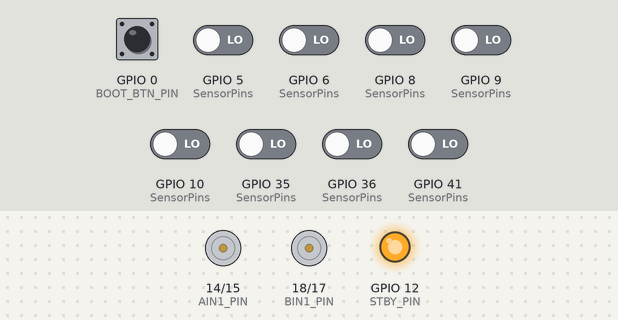
This sketch was run on a simulated ESP32-S3. Parts: motor-driver pin pairs drawn as motors (green arrow = first pin HIGH = forward, orange = second pin HIGH = backward, longer = more drive, scaled by the enable pin, stopped while the standby pin is LOW), output pins drawn as LEDs (lit = HIGH). The inputs (shaded band) are chosen by the test bench; at power-on: GPIO 0 (BOOT_BTN_PIN) HIGH, GPIO 5 (SensorPins), GPIO 6 (SensorPins), GPIO 8 (SensorPins), GPIO 9 (SensorPins), GPIO 10 (SensorPins), GPIO 35 (SensorPins), GPIO 36 (SensorPins), GPIO 41 (SensorPins) LOW. What the sketch prints to the serial monitor is not drawn.

Above: at 16.5 s.
16.6 s: GPIO 0 (BOOT_BTN_PIN) pulled LOW for 0.15 s
At 17.9 s:
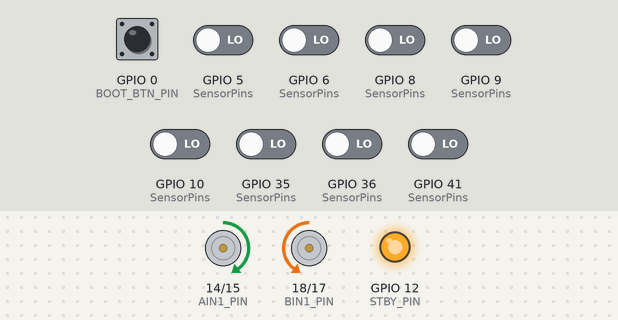
18.4 s: GPIO 5 (SensorPins) driven HIGH
At 19.6 s:
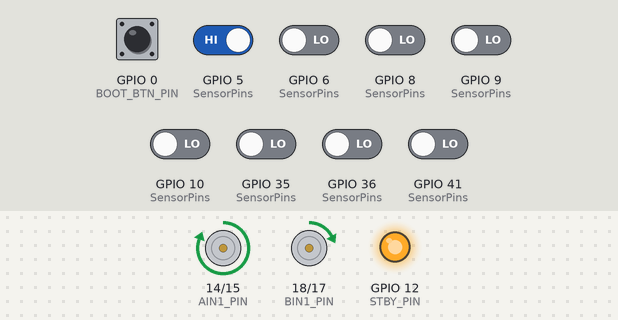
19.9 s: GPIO 6 (SensorPins) driven HIGH
At 20.7 s:
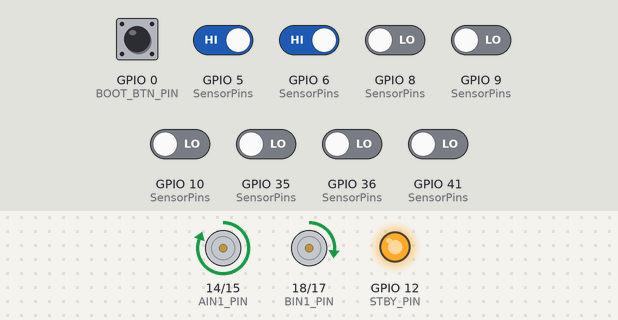
21.4 s: GPIO 8 (SensorPins) driven HIGH
At 21.9 s:
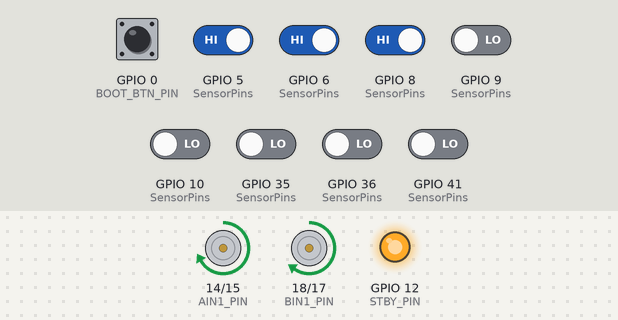
22.9 s: GPIO 36 (SensorPins) driven HIGH
At 23.6 s:
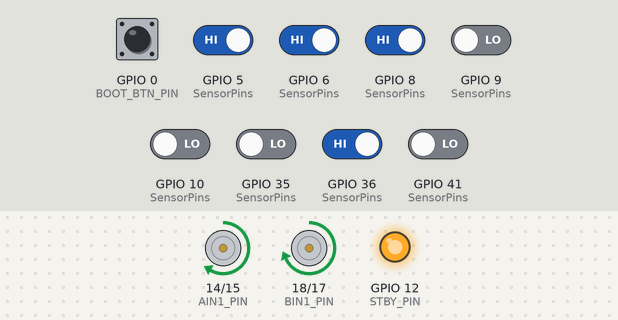
24.5 s: GPIO 9 (SensorPins) driven HIGH
At 25.4 s:
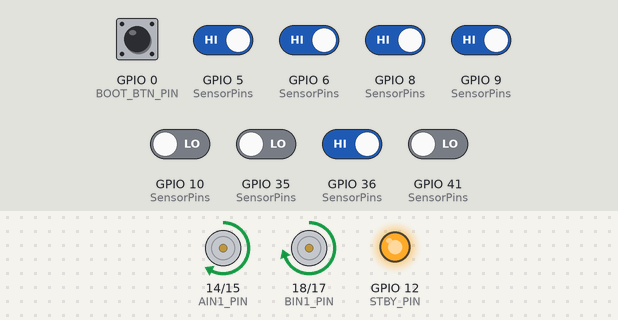
Timing chart, 0 to 27.0 s (numbered marks = the images above; inputs shaded):
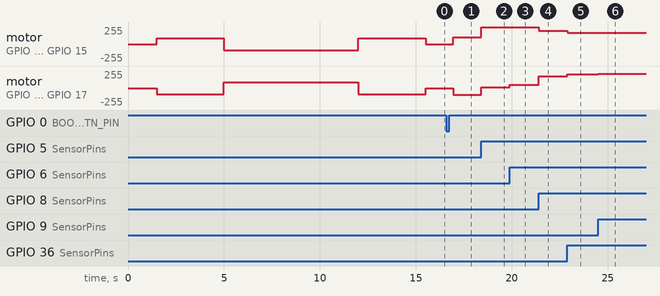

The sketch:

LineFollowerv3.ino
```cpp
/*
 * ============================================================
 *  Робот по линии  ESP32-S3 + TB6612FNG + QTR-8RC
 *  Библиотека: QTRSensors 4.0.0
 * ============================================================
 *
 *  РЕЖИМЫ:
 *    1) Калибровка  — при старте (~3 с, робот сам покачивается)
 *    2) Езда        — PID по отклонению от центра линии
 *
 *  ШИМ на ESP32-S3: используем LEDC (частота 20 кГц, 8 бит)
 * ============================================================
 */

#include <Arduino.h>
#include <QTRSensors.h>

// ─────────────────────────────────────────────
//  ПИНЫ МОТОРОВ  (TB6612FNG)
// ─────────────────────────────────────────────
#define STBY_PIN 12

#define PWMA_PIN 13   // Мотор A (левый)
#define AIN1_PIN 14
#define AIN2_PIN 15

#define PWMB_PIN 16   // Мотор B (правый)
#define BIN1_PIN 18
#define BIN2_PIN 17

// ─────────────────────────────────────────────
//  КНОПКА BOOT  (GPIO 0, активный LOW)
// ─────────────────────────────────────────────
#define BOOT_BTN_PIN 0

// ─────────────────────────────────────────────
//  ПИНЫ ДАТЧИКОВ  (QTR-8RC)
// ─────────────────────────────────────────────
const uint8_t SENSOR_COUNT = 8;
const uint8_t SensorPins[SENSOR_COUNT] = {41, 5, 6, 10, 9, 36, 35, 8};

// ─────────────────────────────────────────────
//  LEDC  (PWM на ESP32-S3)
// ─────────────────────────────────────────────
#define LEDC_FREQ      20000   // 20 кГц — тихий ШИМ
#define LEDC_BITS      8       // 0-255

// ─────────────────────────────────────────────
//  ПАРАМЕТРЫ ДВИЖЕНИЯ
// ─────────────────────────────────────────────
#define BASE_SPEED     190     // базовая скорость (0-255)
#define MAX_SPEED      255     // максимальная скорость
#define MIN_SPEED      0       // минимальная скорость

// ─────────────────────────────────────────────
//  PID-КОЭФФИЦИЕНТЫ  (настраивайте под свой робот)
// ─────────────────────────────────────────────
float Kp = 0.07f;
float Ki = 0.0002f;
float Kd = 1.2f;

// ─────────────────────────────────────────────
//  КАЛИБРОВКА
// ─────────────────────────────────────────────
#define CALIB_SAMPLES      400   // больше сэмплов — точнее для серого
#define CALIB_SWING_SPEED   90   // скорость покачивания при калибровке

// ─────────────────────────────────────────────
//  ПОРОГ ОБНАРУЖЕНИЯ ЛИНИИ
//  Для выцветшего/серого трека снижаем порог.
//  0-1000: чем ниже — тем чувствительнее к слабому контрасту.
//  Начните с 80, если слетает — попробуйте 50.
// ─────────────────────────────────────────────
#define LINE_THRESHOLD     80    // минимальное значение датчика над линией
#define MIN_CONTRAST       60    // минимальный разброс min/max среди датчиков
QTRSensors qtr;
uint16_t sensorValues[SENSOR_COUNT];

float  lastError   = 0;
float  integral    = 0;
bool   onLine      = true;
uint32_t lastLineTime = 0;
bool   motorsEnabled = true;   // флаг вкл/выкл моторов (кнопка BOOT)
uint32_t lastBtnTime = 0;      // антидребезг кнопки

// ─────────────────────────────────────────────
//  ВСПОМОГАТЕЛЬНЫЕ ФУНКЦИИ  —  МОТОРЫ
// ─────────────────────────────────────────────

void motorsInit()
{
    // STBY
    pinMode(STBY_PIN, OUTPUT);
    digitalWrite(STBY_PIN, HIGH);   // выход из STANDBY

    // Направление мотора A
    pinMode(AIN1_PIN, OUTPUT);
    pinMode(AIN2_PIN, OUTPUT);

    // Направление мотора B
    pinMode(BIN1_PIN, OUTPUT);
    pinMode(BIN2_PIN, OUTPUT);

    // PWM — новый API (ESP32 Arduino Core 3.x)
    ledcAttach(PWMA_PIN, LEDC_FREQ, LEDC_BITS);
    ledcAttach(PWMB_PIN, LEDC_FREQ, LEDC_BITS);
}

// speed: -255 … +255  (+ вперёд, - назад)
void setMotorA(int speed)
{
    speed = constrain(speed, -MAX_SPEED, MAX_SPEED);
    if (speed >= 0) {
        digitalWrite(AIN1_PIN, HIGH);
        digitalWrite(AIN2_PIN, LOW);
    } else {
        digitalWrite(AIN1_PIN, LOW);
        digitalWrite(AIN2_PIN, HIGH);
        speed = -speed;
    }
    ledcWrite(PWMA_PIN, speed);
}

void setMotorB(int speed)
{
    speed = constrain(speed, -MAX_SPEED, MAX_SPEED);
    if (speed >= 0) {
        digitalWrite(BIN1_PIN, HIGH);
        digitalWrite(BIN2_PIN, LOW);
    } else {
        digitalWrite(BIN1_PIN, LOW);
        digitalWrite(BIN2_PIN, HIGH);
        speed = -speed;
    }
    ledcWrite(PWMB_PIN, speed);
}

void stopMotors()
{
    setMotorA(0);
    setMotorB(0);
}

// Поворот на месте влево (+) или вправо (-)
void spinInPlace(int speed)
{
    setMotorA(-speed);
    setMotorB( speed);
}

// ─────────────────────────────────────────────
//  КАЛИБРОВКА
// ─────────────────────────────────────────────

void calibrateSensors()
{
    Serial.println("=== CALIBRATION START ===");

    // Покачиваемся влево-вправо во время калибровки
    for (int i = 0; i < CALIB_SAMPLES; i++)
    {
        // Первая четверть — влево
        if (i < CALIB_SAMPLES / 4)
            spinInPlace(-CALIB_SWING_SPEED);
        // Вторая половина — вправо
        else if (i < CALIB_SAMPLES * 3 / 4)
            spinInPlace( CALIB_SWING_SPEED);
        // Последняя четверть — обратно влево
        else
            spinInPlace(-CALIB_SWING_SPEED);

        qtr.calibrate();
        delay(10);
    }

    stopMotors();
    delay(200);

    Serial.println("=== CALIBRATION DONE ===");

    // Вывод диапазонов калибровки
    Serial.print("Min: ");
    for (int i = 0; i < SENSOR_COUNT; i++) {
        Serial.print(qtr.calibrationOn.minimum[i]);
        Serial.print("  ");
    }
    Serial.println();

    Serial.print("Max: ");
    for (int i = 0; i < SENSOR_COUNT; i++) {
        Serial.print(qtr.calibrationOn.maximum[i]);
        Serial.print("  ");
    }
    Serial.println();
}

// ─────────────────────────────────────────────
//  ВОССТАНОВЛЕНИЕ ЛИНИИ (потеряли линию)
// ─────────────────────────────────────────────

void recoverLine()
{
    // Крутимся в сторону последней ошибки
    int dir = (lastError > 0) ? 1 : -1;
    spinInPlace(dir * 100);
    delay(20);
}

// ─────────────────────────────────────────────
//  SETUP
// ─────────────────────────────────────────────

void setup()
{
    Serial.begin(115200);
    delay(500);
    Serial.println("Line Follower — ESP32-S3");

    // Кнопка BOOT
    pinMode(BOOT_BTN_PIN, INPUT_PULLUP);

    // Инициализация датчиков
    qtr.setTypeRC();
    qtr.setSensorPins(SensorPins, SENSOR_COUNT);
    qtr.setEmitterPin(42);    // пин управления ИК-эмиттерами QTR-8RC

    motorsInit();

    delay(1000);   // пауза перед калибровкой

    calibrateSensors();

    // ── Ждём нажатия кнопки BOOT ──────────────
    Serial.println("=== Нажми BOOT для старта ===");
    while (digitalRead(BOOT_BTN_PIN) == HIGH) {
        delay(10);   // ждём нажатия (LOW = нажата)
    }
    // Ждём отпускания кнопки
    while (digitalRead(BOOT_BTN_PIN) == LOW) {
        delay(10);
    }
    delay(200);   // антидребезг
    // ──────────────────────────────────────────

    Serial.println("=== RUNNING ===");
}

// ─────────────────────────────────────────────
//  LOOP  —  PID
// ─────────────────────────────────────────────

void loop()
{
    // ── Кнопка BOOT — вкл/выкл моторов ──────
    if (digitalRead(BOOT_BTN_PIN) == LOW && millis() - lastBtnTime > 300) {
        lastBtnTime = millis();
        motorsEnabled = !motorsEnabled;
        if (!motorsEnabled) {
            stopMotors();
            Serial.println("=== МОТОРЫ ВЫКЛЮЧЕНЫ ===");
        } else {
            integral  = 0;   // сброс интегратора
            lastError = 0;
            Serial.println("=== МОТОРЫ ВКЛЮЧЕНЫ ===");
        }
        // Ждём отпускания
        while (digitalRead(BOOT_BTN_PIN) == LOW) delay(10);
    }

    if (!motorsEnabled) {
        delay(50);
        return;
    }
    // ─────────────────────────────────────────

    // Читаем позицию (0 = крайний левый, 7000 = крайний правый)
    uint16_t position = qtr.readLineBlack(sensorValues);

    // ── Проверка наличия линии ────────────────
    // Для серого/выцветшего трека смотрим не абсолютное значение,
    // а разброс между минимальным и максимальным датчиком.
    // Даже слабый контраст серого на светлом фоне даст разброс.
    uint16_t minVal = 1000, maxVal = 0;
    for (int i = 0; i < SENSOR_COUNT; i++) {
        if (sensorValues[i] < minVal) minVal = sensorValues[i];
        if (sensorValues[i] > maxVal) maxVal = sensorValues[i];
    }
    uint16_t contrast = maxVal - minVal;

    if (maxVal < LINE_THRESHOLD || contrast < MIN_CONTRAST) {
        // Линия полностью потеряна
        if (onLine) {
            onLine = false;
            lastLineTime = millis();
        }
        // Пробуем восстановить не дольше 1.5 сек
        if (millis() - lastLineTime < 1500) {
            recoverLine();
        } else {
            stopMotors();   // сдаёмся
        }
        return;
    }

    onLine = true;

    // Центр линии = 3500 для 8 датчиков
    float error = (float)position - 3500.0f;

    // ── PID ──────────────────────────────────
    integral += error;
    // Anti-windup
    integral = constrain(integral, -10000.0f, 10000.0f);

    float derivative = error - lastError;
    float correction  = Kp * error + Ki * integral + Kd * derivative;

    lastError = error;
    // ─────────────────────────────────────────

    int leftSpeed  = (int)(BASE_SPEED + correction);
    int rightSpeed = (int)(BASE_SPEED - correction);

    leftSpeed  = constrain(leftSpeed,  MIN_SPEED, MAX_SPEED);
    rightSpeed = constrain(rightSpeed, MIN_SPEED, MAX_SPEED);

    setMotorA(rightSpeed);
    setMotorB(leftSpeed);

    // Отладка (раскомментируйте при настройке)
    /*
    Serial.print("pos="); Serial.print(position);
    Serial.print("  contrast="); Serial.print(contrast);
    Serial.print("  err="); Serial.print(error);
    Serial.print("  corr="); Serial.print(correction);
    Serial.print("  L="); Serial.print(leftSpeed);
    Serial.print("  R="); Serial.println(rightSpeed);
    */
}
```

Measured:
- after the input at 16.6 s, motor on GPIO 14 (AIN1_PIN) / GPIO 15 (AIN2_PIN): stopped → forward 100/255 after 0.36 s; motor on GPIO 18 (BIN1_PIN) / GPIO 17 (BIN2_PIN): stopped → backward 100/255 after 0.36 s
- after the input at 18.4 s, motor on GPIO 14 (AIN1_PIN) / GPIO 15 (AIN2_PIN): forward 100/255 → forward 255/255 at once; motor on GPIO 18 (BIN1_PIN) / GPIO 17 (BIN2_PIN): backward 100/255 → forward 13/255 at once
- after the input at 19.9 s, motor on GPIO 18 (BIN1_PIN) / GPIO 17 (BIN2_PIN): forward 13/255 → forward 48/255 at once
- after the input at 21.4 s, motor on GPIO 14 (AIN1_PIN) / GPIO 15 (AIN2_PIN): forward 255/255 → forward 202/255 at once; motor on GPIO 18 (BIN1_PIN) / GPIO 17 (BIN2_PIN): forward 48/255 → forward 175/255 at once
- after the input at 22.9 s, motor on GPIO 14 (AIN1_PIN) / GPIO 15 (AIN2_PIN): forward 202/255 → forward 169/255 at once; motor on GPIO 18 (BIN1_PIN) / GPIO 17 (BIN2_PIN): forward 175/255 → forward 208/255 at once
- after the input at 24.5 s, motor on GPIO 14 (AIN1_PIN) / GPIO 15 (AIN2_PIN): forward 169/255 → forward 166/255 at once; motor on GPIO 18 (BIN1_PIN) / GPIO 17 (BIN2_PIN): forward 208/255 → forward 212/255 at once
